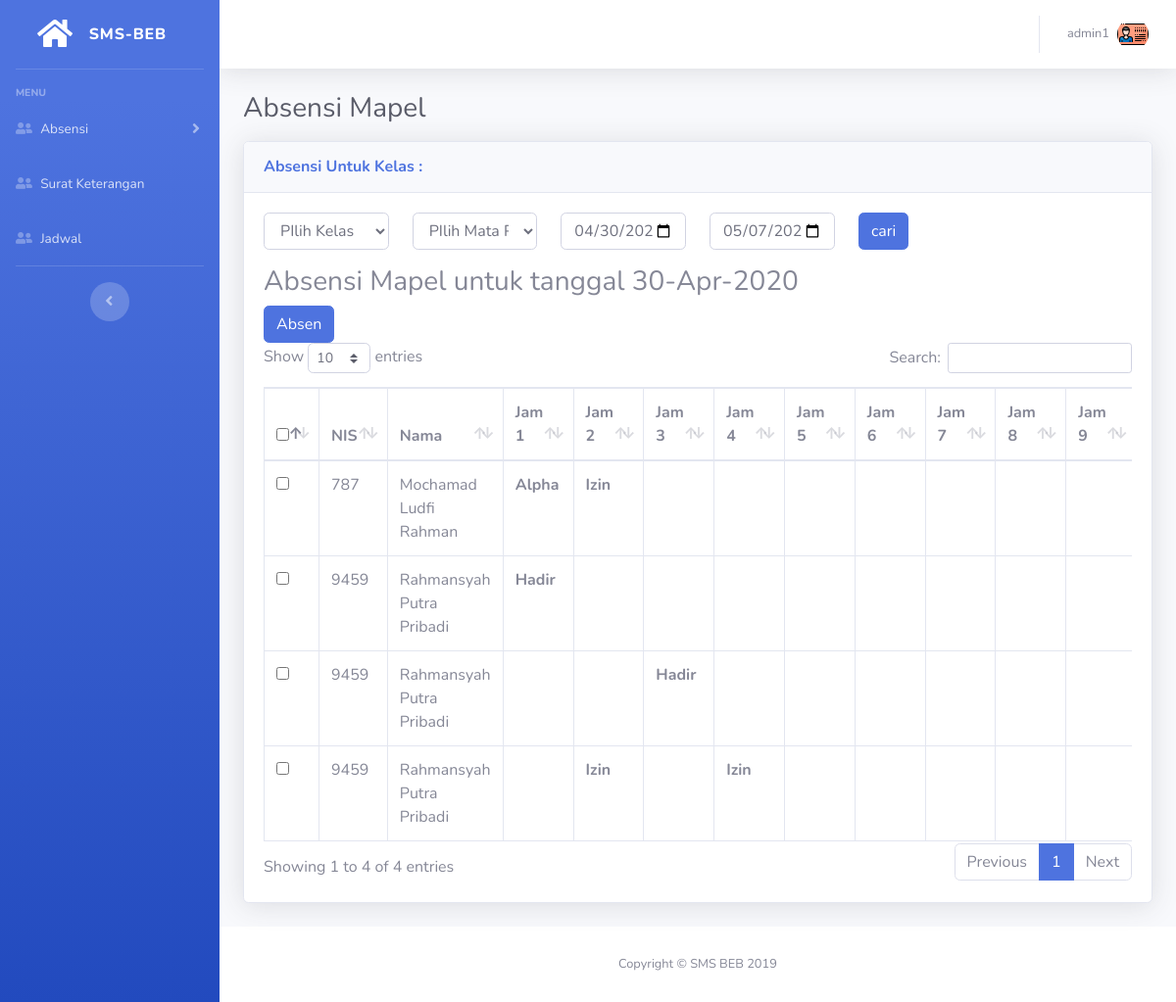
The page /SMSBEB-guru/absensi/absen-mapel.php (signed in) on the database its author committed.
### tables this page shows
CREATE TABLE `tb_siswa` (
  `nis` varchar(11) NOT NULL,
  `nama` varchar(30) NOT NULL,
  `email` varchar(50) NOT NULL,
  `password` varchar(50) NOT NULL,
  `jenis_kelamin` tinyint(1) NOT NULL,
  `id_kelas` varchar(5) NOT NULL,
  `alamat` varchar(100) NOT NULL,
  `tempat_lahir` varchar(50) NOT NULL,
  `tanggal_lahir` date NOT NULL,
  `no_hp` varchar(13) NOT NULL,
  `kode` enum('User') DEFAULT NULL,
  `foto` varchar(100) NOT NULL
);

CREATE TABLE `tb_absen_pelajaran` (
  `id` int(6) NOT NULL,
  `nis` varchar(11) NOT NULL,
  `id_kelas` varchar(5) NOT NULL,
  `id_mapel` int(11) NOT NULL,
  `nip` int(11) NOT NULL,
  `jam` tinyint(2) NOT NULL,
  `status_absen` enum('Hadir','Izin','Sakit','Alpha') NOT NULL,
  `tanggal` timestamp NOT NULL DEFAULT current_timestamp()
);

### SMSBEB-guru/absensi/absen-mapel.php (the view, shortened to what this page needs)
<?php
    include "../layout/theme.php";
    ?>
        <div class="container-fluid">
          <div class="d-sm-flex align-items-center justify-content-between mb-3">
            <span class="h3 mb-0 text-gray-800">Absensi Mapel</span>
          </div>
          <div class="card shadow mb-4">
            <div class="card-header py-3">
              <h6 class="m-0 font-weight-bold text-primary">
              Absensi Untuk Kelas : </h6>
            </div>
            <div class="card-body">
              <form action="" method="POST">
                <div class="row">
                  <div class="form-group col-md-2">
                    <select name="kelas" id="" class="form-control">
                    <option value="">PIlih Kelas</option>
                    </select>
                  </div>
                  <div class="form-group col-md-2">
                    <select name="mapel" id="" class="form-control">
                    <option value="">PIlih Mata Pelajaran</option>
                    </select>
                  </div>
                  <div class="form-group col-md-4">
                    <div class="row">
                        <div class="col-md-6">
                          <input type="date" name="start_date" value="<?= date("Y-m-d") ?>" placeholder="tanggal awal" class="form-control">
                        </div>
                        <div class="col-md-6">
                          <input type="date" name="end_date"  value="<?= date("Y-m-d", strtotime("+7days")) ?>" placeholder="tanggal akhir" class="form-control">
                        </div>
                    </div>
                  </div>
                  <div class="form-group col-md-1">
                        <input type="submit" name="cari" value="cari" class="btn btn-primary btn-block">
                  </div>
                </div>
              </form>
            <h3>Absensi Mapel untuk tanggal <?= date("d-M-Y") ?></h3>
            <a href="form-mapel.php?type=add"><button class="btn btn-primary">Absen</button></a>
            <table class="table table-bordered dataTable" id="dataTable">
                <thead>
                  <tr>
                      <th><input type="checkbox" name="all"  id="check-all"></th>
                      <th>  NIS</th>
                      <th>Nama</th>
                      <?php
                      for ($i=1; $i <=10 ; $i++) {
                      ?>
                      <th>Jam <?= $i ?></th>
                      <?php } ?>
                  </tr>
                </thead>
                <tbody>
                <?php
                $where = "";
                    $ql = mysqli_query($koneksi, "SELECT ts.nama, ts.nis, ta.tanggal,ta.status_absen, tm.nama as mapel, ta.id_mapel FROM tb_absen_pelajaran ta JOIN tb_siswa ts on ta.nis=ts.nis JOIN tb_mapel tm ON ta.id_mapel=tm.id $where GROUP BY ta.id_mapel");
                    while($data = mysqli_fetch_array($ql)){
                ?>
                <tr>
                    <td><input type="checkbox"  id="Check1"></td>
                    <td><?= $data["nis"] ?></td>
                    <td><?= $data["nama"] ?></td>
                    <?php
                    for ($i=1; $i <=10 ; $i++) {
                      $qur = mysqli_query($koneksi, "SELECT * FROM tb_absen_pelajaran  WHERE jam=$i AND nis='$data[nis]' and id_mapel='$data[id_mapel]'");
                      $d = mysqli_fetch_array($qur);
                    ?>
                    <th><?= $d['status_absen'] ?></th>
                    <?php } ?>
                </tr>
                    <?php } ?>
                    </tbody>
            </table>
            </div>
          </div>
        </div>
        <?php include "../layout/footer.php" ?>

### rows shown on the page
tb_siswa: nis "787", nama "Mochamad Ludfi Rahman"
tb_absen_pelajaran: status_absen "Alpha"
tb_absen_pelajaran: status_absen "Izin"
tb_siswa: nis "9459", nama "Rahmansyah Putra Pribadi"
tb_absen_pelajaran: status_absen "Hadir"
tb_absen_pelajaran: status_absen "Hadir"
tb_absen_pelajaran: status_absen "Izin"
tb_absen_pelajaran: status_absen "Izin"

### other values the page prints
$_SESSION['username'] "admin1"
